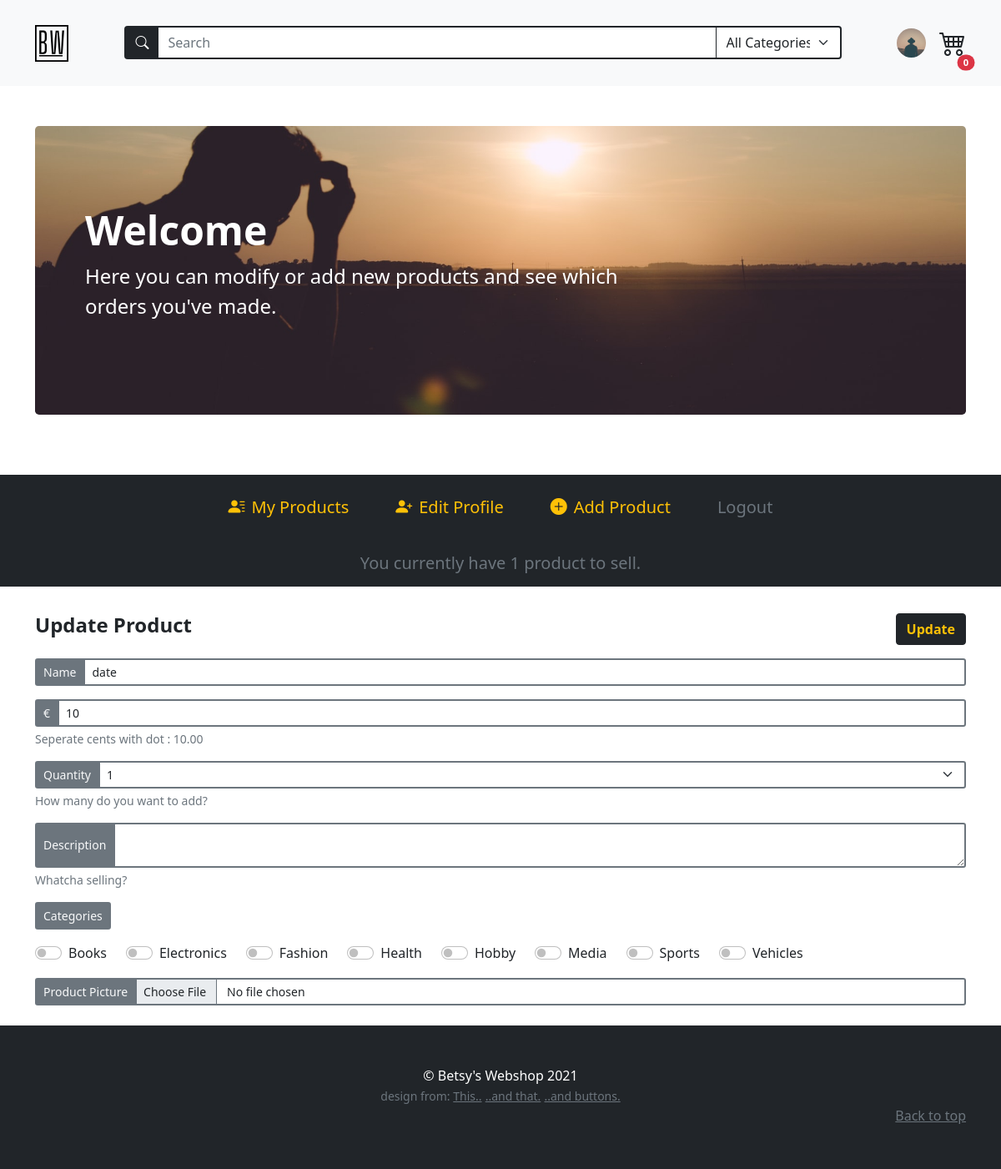
The page /product/1 (signed in) on the database its author committed.
### models.py (models this page shows, shortened)
class BaseModel(db_wrapper.Model):
    class Meta:
        database = db

class User(BaseModel, UserMixin):
    first_name = CharField(index=True, max_length=30, null=True, default="user")
    last_name = CharField(max_length=120, null=True, default="lastname")
    address = CharField(max_length=200, null=True, default="street")
    city = CharField(max_length=50, null=True, default="city")
    country = CharField(max_length=50, null=True)
    cc_number = IntegerField(null=True, default=12345)
    username = CharField(index=True, max_length=30, unique=True)
    email = CharField(index=True, max_length=50, unique=True)
    password = CharField(max_length=255)
    profile_pic = CharField(null=True, default="default_user.jpg")

class Tag(BaseModel):
    name = CharField(unique=True, max_length=30)

### routes.py (the view)
@app.route("/product/<int:product_id>")
@login_required
def update_product_page(product_id):
    products = Product.select().where(Product.id == product_id)
    product = get_object_or_404(products, (Product.id == product_id))
    if current_user.id != Product.get(product_id).owner.id:
        abort(403)
    search_form = SearchForm(prefix="search_form")
    search_form.search_tag.choices = get_alpha_tag_names()
    register_form = RegistrationForm(prefix="register_form")
    login_form = LoginForm(prefix="login_form")
    update_account_form = UpdateAccountForm(
        prefix="update_account", country=current_user.country
    )
    add_product_form = AddProductForm(prefix="add-product")
    checked_tags = check_tags_in_list(get_tagnames(), get_tags_per_product(product_id))
    update_product_form = UpdateProductForm(
        prefix="update-product", description=product.description, stock=product.stock
    )
    return render_template(
        "update_product_page.html",
        title=product.name,
        product=product,
        all_products=Product.select(),
        login_form=login_form,
        register_form=register_form,
        search_form=search_form,
        update_product_form=update_product_form,
        update_account_form=update_account_form,
        add_product_form=add_product_form,
        checked_tags=checked_tags,
        user_products=list_user_products(current_user.id),
    )

### forms.py (shortened to what this page needs)
class SearchForm(FlaskForm):
    search_term = StringField()
    search_tag = SelectField()
    submit = SubmitField("")

class RegistrationForm(FlaskForm):
    username = StringField(
        "Username",
        validators=[InputRequired(), Length(min=2, max=30)],
    )
    email = StringField(
        "Email", validators=[InputRequired(), Length(min=5, max=50), Email()]
    )
    password = PasswordField(
        "Set Password",
        validators=[
            InputRequired(),
            EqualTo(
                "password_confirm", message="Password must be identical in both inputs"
            ),
            Length(min=5, max=20),
        ],
    )
    password_confirm = PasswordField("Confirm Password", validators=[InputRequired()])
    submit = SubmitField("Sign Up")

### main.py (called while the page is built)
def list_user_products(user_id) -> list[Product]:
    user_products = (
        Product.select()
        .join(User)
        .where(Product.owner == user_id)
        .order_by(Product.id.desc())
    )
    return user_products

def get_tags_per_product(product_id) -> list[Tag.name]:
    tags_per_product = (
        Tag.select().join(ProductTag).join(Product).where(Product.id == product_id)
    )
    return [tag.name for tag in tags_per_product]

def get_tagnames() -> list:  # gebruik ik deze?
    tags = Tag.select()
    return [tag.name for tag in tags]

def get_alpha_tag_names() -> tuple[
    Tag
]:  # deze kan mss weg of in de form zelf zetten, tags zijn statisch nu
    tags = Tag.select().order_by(Tag.name)
    tag_list = [(tag.name, tag.name) for tag in tags]
    tag_list.insert(0, ("All", "All Categories"))
    return tag_list

def check_tags_in_list(tag_list, part_of_tag_list):
    duplicated_items = []
    tag_list = sorted(tag_list)
    part_of_tag_list = sorted(part_of_tag_list)
    for index, tag in enumerate(tag_list):
        if tag in part_of_tag_list:
            duplicated_items.append(f"update-product-tags-{index}")
    return duplicated_items

### routes.py (called while the page is built)
@login_manager.user_loader
def load_user(user_id):
    return User.get_by_id(user_id)

### templates/update_product_page.html (shortened to what this page needs)
{% macro with_errors(field) %} {% if field.errors %} {% set css_class =
'form-control form-control-lg is-invalid ' + kwargs.pop('class', '') %} {{
field(class=css_class, **kwargs) }}
<div class="invalid-feedback">
  {% for error in field.errors %}
  <small>{{ error|e }}</small>
  {% endfor %}
</div>
{% else %} {{ field(**kwargs) }} {% endif %} {% endmacro %}
{% extends "base.html" %} {% block content %} {% include 'account_navbar.html'
%}
<div class="container py-4 mx-auto">
  <form
    action="{{url_for('update_product', product_id=product.id)}}"
    method="POST"
    enctype="multipart/form-data"
    class="row g-3"
    id="updateProductForm"
  >
    <div class="d-flex justify-content-between">
      <h4 class="mb-2 fw-bolder">Update Product</h4>
      <span class="form-group" role="button">
        {{ update_product_form.update_product(class="btn btn-dark text-warning
        fw-bolder") }}
      </span>
    </div>
    <div class="form-group col-md-12">
      <div class="input-group input-group-sm">
        {{update_product_form.name.label(class="input-group-text bg-secondary
        text-light border border-2 border-secondary ")}}
        {{with_errors(update_product_form.name, class="form-control border
        border-2 border-secondary", value=product.name,maxlength="50")}}
      </div>
    </div>
    <div class="form-group col-md-12">
      <div class="input-group input-group-sm">
        {{update_product_form.price_per_unit.label(class="input-group-text
        bg-secondary text-light border border-2 border-secondary ")}}
        {{with_errors(update_product_form.price_per_unit, class="form-control
        border border-2 border-secondary",
        value=product.price_per_unit,maxlength="8")}}
      </div>
      <div class="form-text">Seperate cents with dot : 10.00</div>
    </div>
    <div class="form-group col-md-12">
      <div class="input-group input-group-sm">
        {{update_product_form.stock.label(class="input-group-text bg-secondary
        text-light border border-2 border-secondary ")}}
        {{with_errors(update_product_form.stock, class="form-control border
        border-2 border-secondary form-select", value=product.stock)}}
      </div>
      <div class="form-text">How many do you want to add?</div>
    </div>
    <div class="form-group col-md-12">
      <div class="input-group input-group-sm">
        {{update_product_form.description.label(class="input-group-text
        bg-secondary text-light border border-2 border-secondary")}}
        {{with_errors(update_product_form.description, class="form-control
        border border-2 border-secondary",
        value=product.description,maxlength="50")}}
      </div>
      <div class="form-text">Whatcha selling?</div>
    </div>
    <div class="input-group input-group-sm">
      {{update_product_form.tags.label(class="input-group-text bg-secondary
      text-light border border-2 border-secondary")}}
    </div>
    <div class="input-group input-group-sm d-flex align-items-center">
      {% for tag in update_product_form.tags %} {% if tag.id in checked_tags %}
      <div class="form-check form-switch me-4">
        {{ tag(class="form-check-input", checked=true)}}
        {{tag.label(class="form-check-label")}}
      </div>
      {% else %}
      <div class="form-check form-switch me-4">
        {{ tag(class="form-check-input", checked=false)}}
        {{tag.label(class="form-check-label")}}
      </div>
      {% endif %} {% endfor %}
    </div>
    <div class="form-group col-md-12">
      <div class="input-group input-group-sm">
        {{update_product_form.product_pic.label(class="input-group-text
        bg-secondary text-light border border-2 border-secondary ")}}
        {{with_errors(update_product_form.product_pic, class="form-control border
        border-2 border-secondary")}}
      </div>
    </div>
  </form>
</div>
{% endblock content %}

### templates/base.html (shortened to what this page needs)
<!DOCTYPE html>
<html lang="en" class="h-100">
  <head>
    <link
      href="https://cdn.jsdelivr.net/npm/bootstrap@5.0.2/dist/css/bootstrap.min.css"
      rel="stylesheet"
    />
    <link
      href="{{url_for('static', filename='styles.css')}}"
      rel="stylesheet"
    />
    <link
      href="https://cdn.jsdelivr.net/npm/bootstrap-icons@1.5.0/font/bootstrap-icons.css"
      rel="stylesheet"
    />
  </head>
  <body class="d-flex flex-column h-100">
    {% include "navbar.html" %}
    <main>
       {% block content%} {% endblock content %}
    </main>
    {% include "footer.html" %}
  </body>
</html>

### templates/navbar.html (shortened to what this page needs)
<nav
  class="navbar navbar-expand-md navbar-light bg-light sticky-top"
>
  <div class="container py-3">
    <a class="navbar-brand" href="{{url_for('home') }}"
      ><img
        src="{{url_for('static', filename='assets/brand.svg')}}"
        alt=""
        width="40"
        class="d-inline-block align-text-top"
    /></a>
    {% include "searchbar.html" %}
        <ul class="nav">
        {% if current_user.is_authenticated %}
        <li class="nav-item dropdown position-relative d-flex align-items-center">
          <div class="profile-icon-container" id="navbarDropdown" data-bs-toggle="dropdown" aria-expanded="false" >
            <img
            style="width: 35px; height: 35px; object-fit: cover"
            class="rounded-circle mx-3 profile-icon d-block align-bottom "
            src="{{url_for('static', filename='/profile_pics/' + current_user.profile_pic )}}"
            alt="user thumbnail"
          />
          </div>
        </li>
        <li class="d-flex cart-icon position-relative" type="button" data-bs-toggle="offcanvas" data-bs-target="#offcanvasCart" aria-controls="offcanvasCart" >
          <i class="bi bi-cart4" style="font-size: 2rem;"></i>
          <span class="position-absolute top-100 start-100 translate-middle badge rounded-pill bg-danger" style="font-size: .7rem;">{{session['cart'] | length}}</span>
        </li>
        {% endif %}
      </ul>
    </div>
</nav>

### templates/searchbar.html (shortened to what this page needs)
<form
  style="max-width: 860px"
  action="{{url_for('search')}}"
  method="POST"
  class="px-0 mt-2 mt-md-0 order-last order-md-0 flex-grow-1"
>
  <div class="input-group">
    <span
      class="input-group-text bg-dark border border-2 border-dark border-end-0"
      id="searchIconBackground"
    >
      <i class="bi bi-search" style="color: white">
      </i>
    </span>
    {{search_form.search_term(class="position-relative form-control rounded-0
    btn-dark bg-white text-dark border-2 border-start-0",
    placeholder="Search")}}
    {{search_form.search_tag(id="categorySelect", class="form-select
    border-end-3 btn-light bg-white text-dark border border-dark border-2
    border-start-0", style="max-width:150px")}}
  </div>
</form>

### templates/account_navbar.html (shortened to what this page needs)
<div class="container py-5">
  <div class="p-5 mb-4 bg-dark rounded-3 account-banner banner">
    <div class="container-fluid py-5">
      <h1 class="display-5 fw-bold text-white">
        Welcome {{ current_user.first_name }}
      </h1>
      <p class="col-md-8 fs-4 text-white">
        Here you can modify or add new products and see which orders you've
        made.
      </p>
    </div>
  </div>
</div>
<ul
  class="
    nav
    row row-cols-md-2 row-cols-lg-auto
    justify-content-center
    bg-dark
    py-3
    fs-5
    mx-0
  "
>
  <li class="nav-item d-flex align-items-center justify-content-center">
    <a
      class="nav-link text-warning"
      href="{{url_for('account')}}"
      role="button"
    >
      <span><i class="bi bi-person-lines-fill pe-2"></i>My Products</span>
    </a>
  </li>
  <li class="nav-item d-flex align-items-center justify-content-center">
    <a
      id="collapseAccountBtn"
      class="nav-link text-warning"
      data-bs-toggle="collapse"
      href="#collapseAccountForm"
      role="button"
      aria-expanded="false"
      aria-controls="collapseAccountForm"
    >
      <span
        ><i class="bi bi-person-plus-fill text-warning pe-2"></i>Edit
        Profile</span
      >
    </a>
  </li>
  <li class="nav-item d-flex align-items-center justify-content-center">
    <a
      id="collapseProductFormBtn"
      class="nav-link text-warning"
      data-bs-toggle="collapse"
      href="#collapseProductForm"
      role="button"
      aria-expanded="false"
      aria-controls="collapseProductForm"
      ><span><i class="bi bi-plus-circle-fill pe-2"></i>Add Product</span></a
    >
  </li>
  <li class="nav-item d-flex align-items-center justify-content-center">
    <a
      class="nav-link text-muted"
      href="{{url_for('logout')}}"
      tabindex="-1"
      aria-disabled="true"
      >Logout</a
    >
  </li>
</ul>
<h1 class="text-center fs-5 bg-dark text-secondary py-3">
  {% if user_products|length == 1 %} You currently have {{ user_products|length
  }} product to sell. {% else %} You currently have {{ user_products|length }}
  products to sell. {% endif %}
</h1>

### templates/footer.html
<footer class="py-5 bg-dark footer mt-auto">
  <div class="container text-center">
    <p class="m-0 text-white">&copy; Betsy's Webshop 2021</p>
    <small class="text-muted">design from: </small>
    <small class="text-muted"
      ><a
        class="text-muted"
        href="https://startbootstrap.com/template/shop-homepage"
        >This..</a
      ></small
    >
    <small class="text-muted"
      ><a class="text-muted" href="https://getbootstrap.com/docs/5.0/examples/"
        >..and that.</a
      ></small
    >
    <small class="text-muted"
      ><a class="text-muted" href="https://uicookies.com/css-buttons/"
        >..and buttons.</a
      ></small
    >
    <p class="mb-1 text-end">
      <a href="#" class="text-muted">Back to top</a>
    </p>
  </div>
</footer>

### static/styles.css (style rules this page uses)
.profile-icon-container { transition: 0.2s transform ease-in; }
.profile-icon { font-size: 2rem; }
.cart-icon { transition: 0.2s transform ease-in; }
.banner { background-repeat: no-repeat; background-size: cover; }
.account-banner { background-image: url("../static/assets/account.jpg"); background-position: center center; }

### rows shown on the page
User: profile_pic (placeholder picture)
Tag: label "Books"
Tag: label "Electronics"
Tag: label "Fashion"
Tag: label "Health"
Tag: label "Hobby"
Tag: label "Media"
Tag: label "Sports"
Tag: label "Vehicles"

### other values the page prints
{{ session['cart'] | length }} "0"
{{ user_products|length }} "1"
